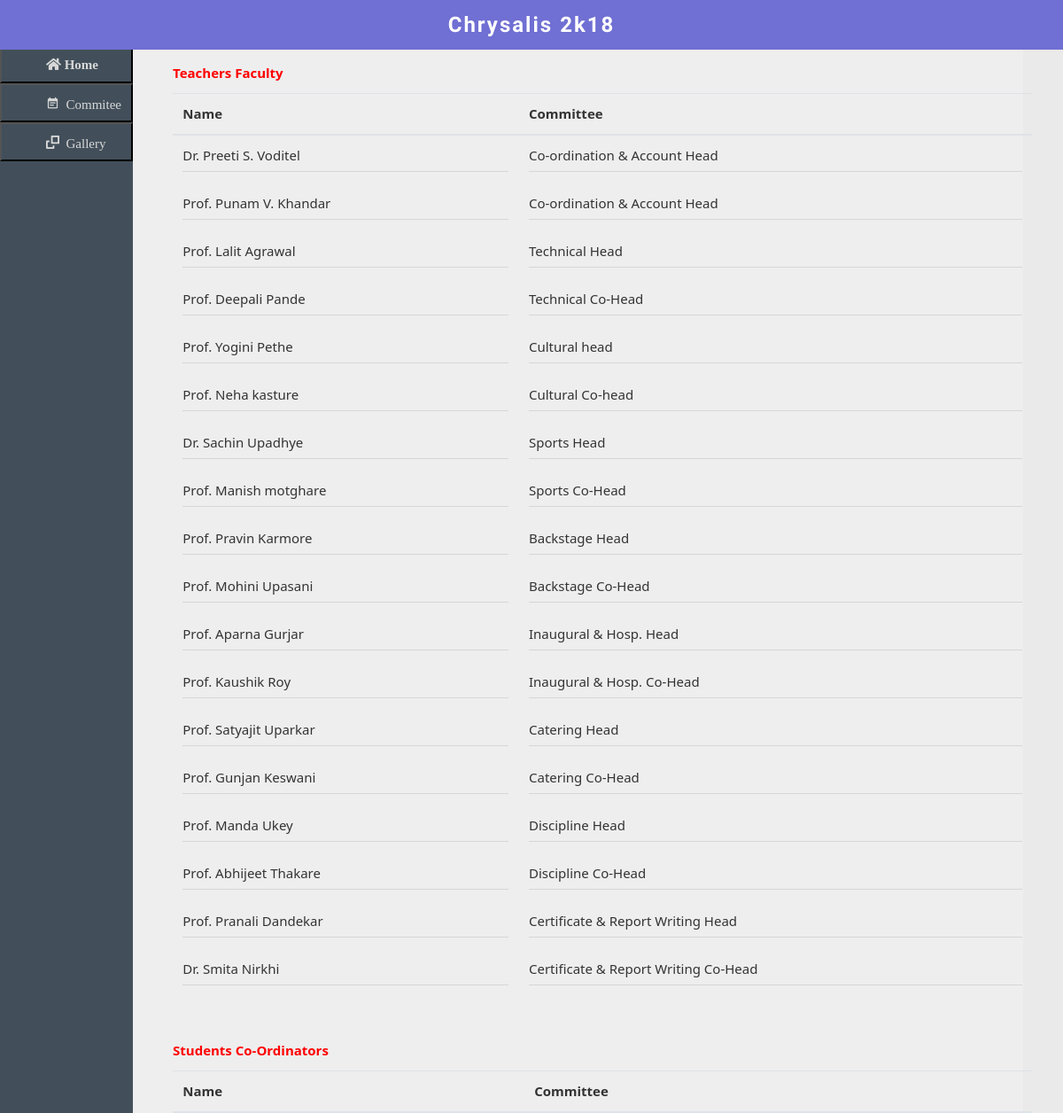
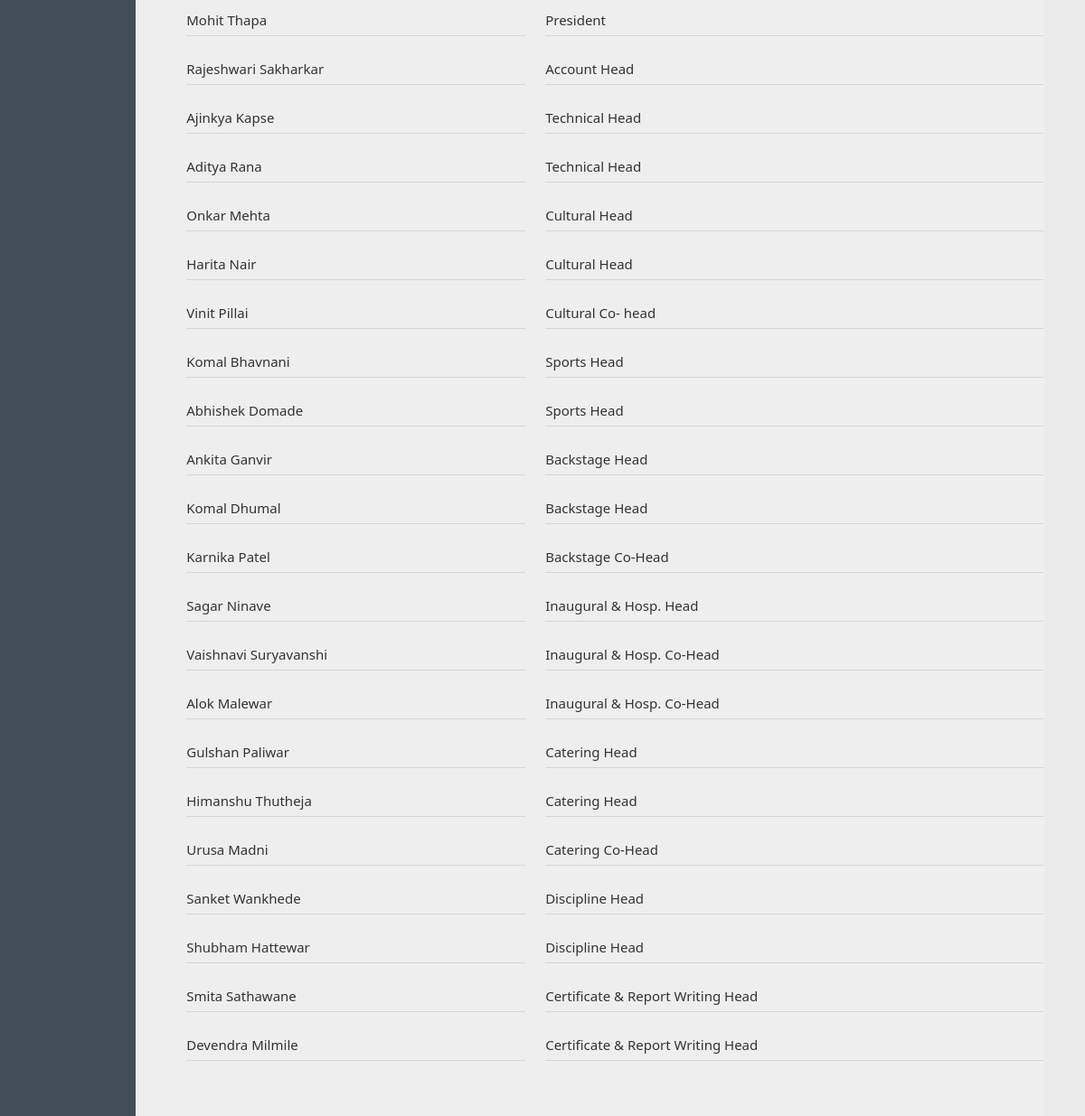
Screenshot of /events/ with the database file from the repository (2 pictures, top to bottom).
### events/models.py (models this page shows, shortened)
class events(models.Model):
	name = models.CharField(max_length=50);
	team = models.CharField(max_length=50);

class students(models.Model):
	student_name = models.CharField(max_length=50);
	student_team = models.CharField(max_length=50);

### events/views.py (the view)
# urls.py: url(r'^', views.index, name="index"),
def index(request):
	records = events.objects.all()
	students_records = students.objects.all()
	template = loader.get_template('events/index.html')
	context = {'records' : records, 'students_records' : students_records}
	return HttpResponse(template.render(context, request))

### events/templates/events/index.html (shortened to what this page needs)
<!DOCTYPE html>
<html>
<head>
	{% load staticfiles %}
<link rel="stylesheet" href="https://cdnjs.cloudflare.com/ajax/libs/font-awesome/4.7.0/css/font-awesome.min.css">
<link rel="stylesheet" href="https://use.fontawesome.com/releases/v5.3.1/css/all.css">
<link rel="stylesheet" href="{% static 'css/bootstrap.min.css' %}">
<link rel="stylesheet" href="{% static 'css/style.css' %}">
<link rel="stylesheet" href="{% static 'css/main.css' %}">
<link rel="stylesheet" href="{% static 'icomoon/style.css' %}">
<link rel="stylesheet" href="{% static 'icomoon1/style.css' %}">
</head>
<body>
<div id="header">
  <center style="padding:10px 0;font-size:24px; background-color: #706fd3; font-family: 'Oxygen', sans-serif;font-weight: bold; letter-spacing: 2px; color:#fff; "> Chrysalis 2k18 </center>
</div>
<div id="left">
	<a href="http://127.0.0.1:8000/home/"> <button class="fas fa-home"> Home </button> </a>
    <a href="/events/index.html"> <button class="icon-event_note"> Commitee </button> </a>
	<a href="/gallery/index.html"> <button class="icon-gallery"> Gallery </button> </a>
</div>
<div class="container">
  <div id="page" class="right">
   <div class="cont-wrap">
    <div class="wrapper">
        <div class="table-responsive">
          <table class="table table-hover">
            <caption style="caption-side: top; font-weight: bold;color:red;"> Teachers Faculty </caption>
            <thead>
              <tr>
                <th>Name</th>
                <th>Committee</th>
              </tr>
            </thead>
            <tbody>
              <tr >
              <div class="row">
                <div class="col-xs-6">
                <td>
                  {% for record in records %}
                    {{record.name}} <hr></br>
                  {% endfor %}
                </td>
                </div>
                <div class="col-xs-6">
                <td>
                  {% for record in records %}
                    {{record.team}} <hr></br>
                  {% endfor %}
                </td>
                </div>
                </div>
              </tr>
            </tbody>
          </table>
        </div>
        <div class="table-responsive">
          <table class="table table-hover">
            <caption style="caption-side: top; font-weight: bold;color:red;"> Students Co-Ordinators </caption>
            <thead>
              <tr>
                <th>Name</th>
                <th>Committee</th>
              </tr>
            </thead>
            <tbody>
              <tr >
                <td>
                  {% for record in students_records %}
                    {{record.student_name}} <hr></br>
                  {% endfor %}
                </td>
                <td>
                  {% for record in students_records %}
                    {{record.student_team}} <hr></br>
                  {% endfor %}
                </td>
              </tr>
            </tbody>
          </table>
        </div>
      </div>
    </div>
  </div>
</div>
</body>
</html>

### home/static/css/style.css (style rules this page uses)
body { margin: 0px; padding: 0px; }

### home/static/css/main.css (style rules this page uses)
* { margin:0; padding:0; font-size:15px; }
body { background:#EAEAEA; min-width:300px; font-family:segoe ui,arial,sans-serif; color:#333; }
a { color:#3BAEDA; transition: all 0.2s ease-out 0s; cursor: pointer; }
hr { margin:6px 0 2px 0; }
#page { width:100%; }
#header { width:100%; height:50px; padding:0; position:fixed; top:0; left:0; z-index:9999; }
#left { height:100%; position:fixed; top:0; margin:0; padding:50px 0 0 0; z-index:99; overflow:hidden; transition: all 0.2s ease; }
@media all and (min-width: 1070px) { #left { width:150px; left:0; } }
@media all and (min-width: 1070px) { .right { padding:50px 0 0 150px; } }
* { font-family:segoe ui; }
#header { background:#706fd3; color:#ffffff; border-bottom: 1px solid gray; box-shadow:0px 2px 5px gray; }
#left { background:#424F5A; color:#ffffff; }
#left button { background-repeat:no-repeat; background-position:13px 10px; width:100%; height:44px; padding:0 0 0 50px; background-color:#424F5A; color:#D8D8D8; text-align:left; }
#page { background:#EEEEEE; }
.cont-wrap { width:100%; }
.wrapper { margin:0 auto; padding:10px 0; overflow:hidden; }
@media all and (min-width: 970px) { .wrapper { width:970px; } }

### home/static/icomoon/style.css (style rules this page uses)
[class^="icon-"], [class*=" icon-"] { font-family: 'icomoon' !important; speak: none; font-style: normal; font-weight: normal; font-variant: normal; text-transform: none; line-height: 1; -webkit-font-smoothing: antialiased; -moz-osx-font-smoothing: grayscale; }
.icon-event_note:before { content: "\e903"; }
.icon-gallery:before { content: "\e902"; }

### home/static/icomoon1/style.css (style rules this page uses)
[class^="icon-"], [class*=" icon-"] { font-family: 'icomoon' !important; speak: none; font-style: normal; font-weight: normal; font-variant: normal; text-transform: none; line-height: 1; -webkit-font-smoothing: antialiased; -moz-osx-font-smoothing: grayscale; }

### events/templates/events/index.html (style rules this page uses)
td { min-width: 50px; }

### rows the page displays
events: name "Dr. Preeti S. Voditel", team "Co-ordination & Account Head"
events: name "Prof. Punam V. Khandar", team "Co-ordination & Account Head"
events: name "Prof. Lalit Agrawal", team "Technical Head"
events: name "Prof. Deepali Pande", team "Technical Co-Head"
events: name "Prof. Yogini Pethe", team "Cultural head"
events: name "Prof. Neha kasture", team "Cultural Co-head"
events: name "Dr. Sachin Upadhye", team "Sports Head"
events: name "Prof. Manish motghare", team "Sports Co-Head"
events: name "Prof. Pravin Karmore", team "Backstage Head"
events: name "Prof. Mohini Upasani", team "Backstage Co-Head"
events: name "Prof. Aparna Gurjar", team "Inaugural & Hosp. Head"
events: name "Prof. Kaushik Roy", team "Inaugural & Hosp. Co-Head"
events: name "Prof. Satyajit Uparkar", team "Catering Head"
events: name "Prof. Gunjan Keswani", team "Catering Co-Head"
events: name "Prof. Manda Ukey", team "Discipline Head"
events: name "Prof. Abhijeet Thakare", team "Discipline Co-Head"
events: name "Prof. Pranali Dandekar", team "Certificate & Report Writing Head"
events: name "Dr. Smita Nirkhi", team "Certificate & Report Writing Co-Head"
students: student_name "Mohit Thapa", student_team "President"
students: student_name "Rajeshwari Sakharkar", student_team "Account Head"
students: student_name "Ajinkya Kapse", student_team "Technical Head"
students: student_name "Aditya Rana", student_team "Technical Head"
students: student_name "Onkar Mehta", student_team "Cultural Head"
students: student_name "Harita Nair", student_team "Cultural Head"
students: student_name "Vinit Pillai", student_team "Cultural Co- head"
students: student_name "Komal Bhavnani", student_team "Sports Head"
students: student_name "Abhishek Domade", student_team "Sports Head"
students: student_name "Ankita Ganvir", student_team "Backstage Head"
students: student_name "Komal Dhumal", student_team "Backstage Head"
students: student_name "Karnika Patel", student_team "Backstage Co-Head"
students: student_name "Sagar Ninave", student_team "Inaugural & Hosp. Head"
students: student_name "Vaishnavi Suryavanshi", student_team "Inaugural & Hosp. Co-Head"
students: student_name "Alok Malewar", student_team "Inaugural & Hosp. Co-Head"
students: student_name "Gulshan Paliwar", student_team "Catering Head"
students: student_name "Himanshu Thutheja", student_team "Catering Head"
students: student_name "Urusa Madni", student_team "Catering Co-Head"
students: student_name "Sanket Wankhede", student_team "Discipline Head"
students: student_name "Shubham Hattewar", student_team "Discipline Head"
students: student_name "Smita Sathawane", student_team "Certificate & Report Writing Head"
students: student_name "Devendra Milmile", student_team "Certificate & Report Writing Head"
